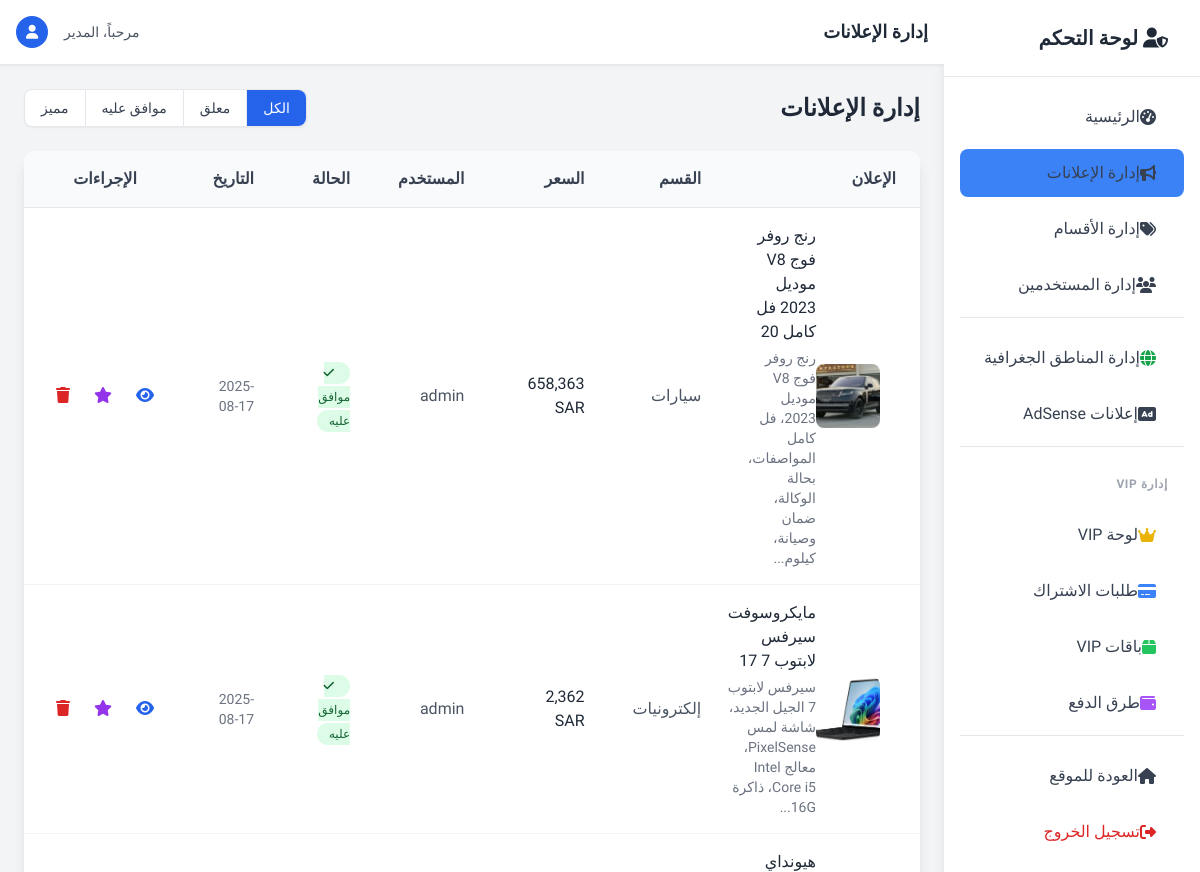
Screenshot of /admin/ads (signed in) with the database file from the repository.
### models.py (models this page shows, shortened)
class Ad(db.Model):
    id = db.Column(db.String(36), primary_key=True, default=lambda: str(uuid.uuid4()))
    title = db.Column(db.String(100), nullable=False)
    description = db.Column(db.Text, nullable=False)
    price = db.Column(db.Numeric(10, 2), nullable=False)
    currency = db.Column(db.String(3), default='SAR')
    images = db.Column(db.JSON, default=list)
    user_id = db.Column(db.String(36), db.ForeignKey('user.id'), nullable=False)
    category_id = db.Column(db.String(36), db.ForeignKey('category.id'), nullable=False)
    country_id = db.Column(db.String(36), db.ForeignKey('country.id'), nullable=False)
    state_id = db.Column(db.String(36), db.ForeignKey('state.id'))
    city_id = db.Column(db.String(36), db.ForeignKey('city.id'))
    store_id = db.Column(db.String(36), db.ForeignKey('merchant_store.id'))
    contact_phone = db.Column(db.String(20))  # Making phone optional
    contact_email = db.Column(db.String(120))
    is_featured = db.Column(db.Boolean, default=False)
    is_approved = db.Column(db.Boolean, default=True)
    is_active = db.Column(db.Boolean, default=True)
    views_count = db.Column(db.Integer, default=0)
    created_at = db.Column(db.DateTime, default=datetime.utcnow)
    updated_at = db.Column(db.DateTime, default=datetime.utcnow, onupdate=datetime.utcnow)
    user = db.relationship('User', backref='ads')
    category = db.relationship('Category', backref='ads')
    country = db.relationship('Country', backref='ads')
    state = db.relationship('State', backref='ads')
    city = db.relationship('City', backref='ads')

class Category(db.Model):
    id = db.Column(db.String(36), primary_key=True, default=lambda: str(uuid.uuid4()))
    name = db.Column(db.String(100), nullable=False)
    name_en = db.Column(db.String(100))
    description = db.Column(db.Text)
    slug = db.Column(db.String(50), unique=True)
    parent_id = db.Column(db.String(36), db.ForeignKey('category.id'))
    icon = db.Column(db.String(50))
    color = db.Column(db.String(7))
    display_order = db.Column(db.Integer, default=0)
    is_active = db.Column(db.Boolean, default=True)
    created_at = db.Column(db.DateTime, default=datetime.utcnow)
    updated_at = db.Column(db.DateTime, default=datetime.utcnow, onupdate=datetime.utcnow)
    children = db.relationship('Category', backref=db.backref('parent', remote_side=[id]))

class User(db.Model, UserMixin):
    id = db.Column(db.String(36), primary_key=True, default=lambda: str(uuid.uuid4()))
    username = db.Column(db.String(80), unique=True, nullable=False)
    email = db.Column(db.String(120), unique=True, nullable=False)
    password_hash = db.Column(db.String(128))
    phone = db.Column(db.String(20))
    is_active = db.Column(db.Boolean, default=True)
    is_admin = db.Column(db.Boolean, default=False)
    is_vip = db.Column(db.Boolean, default=False)
    created_at = db.Column(db.DateTime, default=datetime.utcnow)
    last_login = db.Column(db.DateTime)
    store = db.relationship('MerchantStore', backref='owner', uselist=False)

### app.py (the view)
@app.route('/admin/ads')
@admin_required
def admin_ads():
    page = request.args.get('page', 1, type=int)
    status = request.args.get('status', 'all')
    query = Ad.query
    if status == 'pending':
        query = query.filter_by(is_approved=False)
    elif status == 'approved':
        query = query.filter_by(is_approved=True)
    elif status == 'featured':
        query = query.filter_by(is_featured=True)
    ads = query.order_by(Ad.created_at.desc()).paginate(
        page=page, per_page=20, error_out=False)
    return render_template('admin/ads.html', ads=ads, status=status)

### app.py (called while the page is built)
def get_site_setting(key, default=None):
    setting = SiteSetting.query.filter_by(key=key).first()
    return setting.value if setting else default

@app.context_processor
def inject_settings():
    return {
        'show_vip_section': get_site_setting('show_vip_section', 'true') == 'true'
    }

def admin_required(f):
    @wraps(f)
    def decorated_function(*args, **kwargs):
        if 'admin_id' not in session:
            next_url = request.url if request.method == 'GET' else None
            return redirect(url_for('admin_login', next=next_url))
        user = User.query.get(session['admin_id'])
        if not user or not user.is_admin:
            session.clear()  # تنظيف بيانات الجلسة
            flash('غير مصرح لك بالوصول إلى لوحة التحكم', 'error')
            return redirect(url_for('admin_login'))
        session.permanent = True
        return f(*args, **kwargs)
    return decorated_function

### templates/admin/ads.html (shortened to what this page needs)
{% extends "admin/base.html" %}
{% block page_title %}إدارة الإعلانات{% endblock %}
{% block content %}
<div class="mb-6">
    <div class="flex items-center justify-between">
        <h1 class="text-2xl font-bold text-gray-800">إدارة الإعلانات</h1>
        <div class="flex items-center space-x-4 rtl:space-x-reverse">
            <div class="flex bg-white rounded-lg shadow-sm border border-gray-200">
                <a href="{{ url_for('admin_ads', status='all') }}"
                   class="px-4 py-2 text-sm font-medium {% if status == 'all' %}bg-blue-600 text-white{% else %}text-gray-700 hover:bg-gray-50{% endif %} rounded-r-lg">
                    الكل
                </a>
                <a href="{{ url_for('admin_ads', status='pending') }}"
                   class="px-4 py-2 text-sm font-medium {% if status == 'pending' %}bg-yellow-600 text-white{% else %}text-gray-700 hover:bg-gray-50{% endif %} border-r border-gray-200">
                    معلق
                </a>
                <a href="{{ url_for('admin_ads', status='approved') }}"
                   class="px-4 py-2 text-sm font-medium {% if status == 'approved' %}bg-green-600 text-white{% else %}text-gray-700 hover:bg-gray-50{% endif %} border-r border-gray-200">
                    موافق عليه
                </a>
                <a href="{{ url_for('admin_ads', status='featured') }}"
                   class="px-4 py-2 text-sm font-medium {% if status == 'featured' %}bg-purple-600 text-white{% else %}text-gray-700 hover:bg-gray-50{% endif %} rounded-l-lg border-r border-gray-200">
                    مميز
                </a>
            </div>
        </div>
    </div>
</div>
<div class="bg-white rounded-xl shadow-lg overflow-hidden">
    {% if ads.items %}
    <div class="overflow-x-auto">
        <table class="w-full">
            <thead class="bg-gray-50 border-b border-gray-200">
                <tr>
                    <th class="text-right py-4 px-6 font-semibold text-gray-700">الإعلان</th>
                    <th class="text-right py-4 px-6 font-semibold text-gray-700">القسم</th>
                    <th class="text-right py-4 px-6 font-semibold text-gray-700">السعر</th>
                    <th class="text-right py-4 px-6 font-semibold text-gray-700">المستخدم</th>
                    <th class="text-right py-4 px-6 font-semibold text-gray-700">الحالة</th>
                    <th class="text-right py-4 px-6 font-semibold text-gray-700">التاريخ</th>
                    <th class="text-center py-4 px-6 font-semibold text-gray-700">الإجراءات</th>
                </tr>
            </thead>
            <tbody>
                {% for ad in ads.items %}
                <tr class="border-b border-gray-100 hover:bg-gray-50">
                    <td class="py-4 px-6">
                        <div class="flex items-center">
                            {% if ad.images and ad.images|length > 0 %}
                            <img src="/static/uploads/{{ ad.images[0] }}" alt="{{ ad.title }}"
                                 class="w-16 h-16 object-cover rounded-lg mr-4">
                            {% else %}
                            <div class="w-16 h-16 bg-gray-200 rounded-lg flex items-center justify-center mr-4">
                                <i class="fas fa-image text-gray-400"></i>
                            </div>
                            {% endif %}
                            <div>
                                <h3 class="font-medium text-gray-800 mb-1">{{ ad.title[:60] }}{% if ad.title|length > 60 %}...{% endif %}</h3>
                                <p class="text-sm text-gray-500">{{ ad.description[:80] }}{% if ad.description|length > 80 %}...{% endif %}</p>
                            </div>
                        </div>
                    </td>
                    <td class="py-4 px-6 text-gray-600">{{ ad.category.name }}</td>
                    <td class="py-4 px-6 font-medium text-gray-800">{{ "{:,.0f}".format(ad.price) }} {{ ad.currency }}</td>
                    <td class="py-4 px-6 text-gray-600">{{ ad.user.username }}</td>
                    <td class="py-4 px-6">
                        {% if ad.is_approved %}
                            {% if ad.is_featured %}
                                <span class="bg-purple-100 text-purple-800 text-xs px-3 py-1 rounded-full font-medium">
                                    <i class="fas fa-star mr-1"></i>مميز
                                </span>
                            {% else %}
                                <span class="bg-green-100 text-green-800 text-xs px-3 py-1 rounded-full font-medium">
                                    <i class="fas fa-check mr-1"></i>موافق عليه
                                </span>
                            {% endif %}
                        {% else %}
                            <span class="bg-yellow-100 text-yellow-800 text-xs px-3 py-1 rounded-full font-medium">
                                <i class="fas fa-clock mr-1"></i>معلق
                            </span>
                        {% endif %}
                    </td>
                    <td class="py-4 px-6 text-gray-500 text-sm">{{ ad.created_at.strftime('%Y-%m-%d') }}</td>
                    <td class="py-4 px-6">
                        <div class="flex items-center justify-center space-x-2 rtl:space-x-reverse">
                            <a href="/ad/{{ ad.id }}" target="_blank"
                               class="p-2 text-blue-600 hover:bg-blue-50 rounded-lg transition-colors"
                               title="عرض الإعلان">
                                <i class="fas fa-eye"></i>
                            </a>
                            <form method="POST" action="{{ url_for('feature_ad', ad_id=ad.id) }}" class="inline">
                                <button type="submit"
                                        class="p-2 {% if ad.is_featured %}text-yellow-600 hover:bg-yellow-50{% else %}text-purple-600 hover:bg-purple-50{% endif %} rounded-lg transition-colors"
                                        title="{% if ad.is_featured %}إزالة التمييز{% else %}تمييز الإعلان{% endif %}">
                                    <i class="fas fa-star"></i>
                                </button>
                            </form>
                            <form method="POST" action="{{ url_for('delete_ad', ad_id=ad.id) }}" class="inline">
                                <button type="submit"
                                        class="p-2 text-red-600 hover:bg-red-50 rounded-lg transition-colors"
                                        title="حذف الإعلان"
                                        onclick="return confirm('هل أنت متأكد من حذف هذا الإعلان؟ لا يمكن التراجع عن هذا الإجراء.')">
                                    <i class="fas fa-trash"></i>
                                </button>
                            </form>
                        </div>
                    </td>
                </tr>
                {% endfor %}
            </tbody>
        </table>
    </div>
    {% else %}
    <div class="text-center py-12">
        <i class="fas fa-inbox text-6xl text-gray-300 mb-4"></i>
        <h3 class="text-xl font-semibold text-gray-600 mb-2">لا توجد إعلانات</h3>
        <p class="text-gray-500">لم يتم العثور على إعلانات مطابقة للفلتر المحدد</p>
    </div>
    {% endif %}
</div>
{% endblock %}

### templates/admin/base.html (style rules this page uses)
* { font-family: "Cairo", sans-serif; }

### rows the page displays
Ad: shows a picture, title "رنج روفر فوج V8 موديل 2023 فل كامل 20", description "رنج روفر فوج V8 موديل 2023، فل كامل المواصفات، بحالة الوكالة، ضمان وصيانة، كيلوم", category.name "سيارات", price "658,363", currency "SAR", user.username "admin", is_approved True (drawn), created_at "2025-08-17"
Ad: shows a picture, title "مايكروسوفت سيرفس لابتوب 7 17", description "سيرفس لابتوب 7 الجيل الجديد، شاشة لمس PixelSense، معالج Intel Core i5، ذاكرة 16G", category.name "إلكترونيات", price "2,362", currency "SAR", user.username "admin", is_approved True (drawn), created_at "2025-08-17"
Ad: title "هيونداي…"
